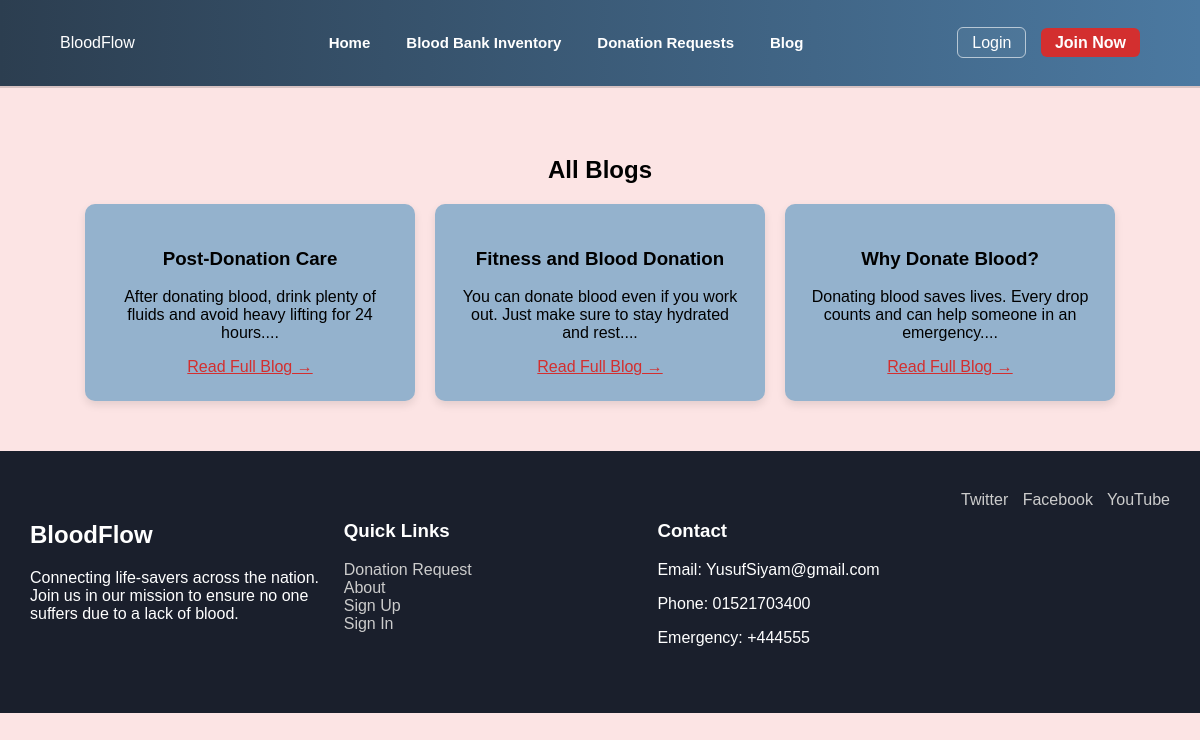
The page /vlog.php on the database its author committed.
### tables this page shows
CREATE TABLE `blogs` (
  `id` int(11) NOT NULL,
  `title` varchar(255) NOT NULL,
  `content` text NOT NULL,
  `image` varchar(255) DEFAULT NULL,
  `created_at` timestamp NOT NULL DEFAULT current_timestamp()
);

### vlog.php (the view, shortened to what this page needs)
<?php include('config.php'); ?>
<!DOCTYPE html>
<html>
<head>
    <link rel="stylesheet" href="deshbord.css">
</head>
<body>
<?php include('navbar.php'); ?>
<div class="blog-section" style="padding: 50px; text-align: center;">
    <h2>All <span>Blogs</span></h2>
    <div class="cards-container">
        <?php
        $query = "SELECT * FROM blogs ORDER BY id DESC";
        $result = mysqli_query($conn, $query);
        while($row = mysqli_fetch_array($result)) {
        ?>
        <div class="card">
            <h3><?php echo $row['title']; ?></h3>
            <p><?php echo substr($row['content'], 0, 100); ?>...</p>
            <a href="#" style="color: #d32f2f;">Read Full Blog →</a>
        </div>
        <?php } ?>
    </div>
</div>
<?php include('footer.php'); ?>
</body>
</html>

### deshbord.css (style rules this page uses)
body { margin: 0; padding: 0; font-family: "Arial", sans-serif; background-color: #fce4e4; }
.cards-container { display: flex; justify-content: center; gap: 20px; flex-wrap: wrap; }
.card { background: #94b2cd; padding: 25px; border-radius: 10px; width: 280px; box-shadow: 0 4px 8px rgba(0, 0, 0, 0.1); }

### rows shown on the page
blogs: title "Post-Donation Care", content "After donating blood, drink plenty of fluids and avoid heavy lifting for 24 hours."
blogs: title "Fitness and Blood Donation", content "You can donate blood even if you work out. Just make sure to stay hydrated and rest."
blogs: title "Why Donate Blood?", content "Donating blood saves lives. Every drop counts and can help someone in an emergency."
